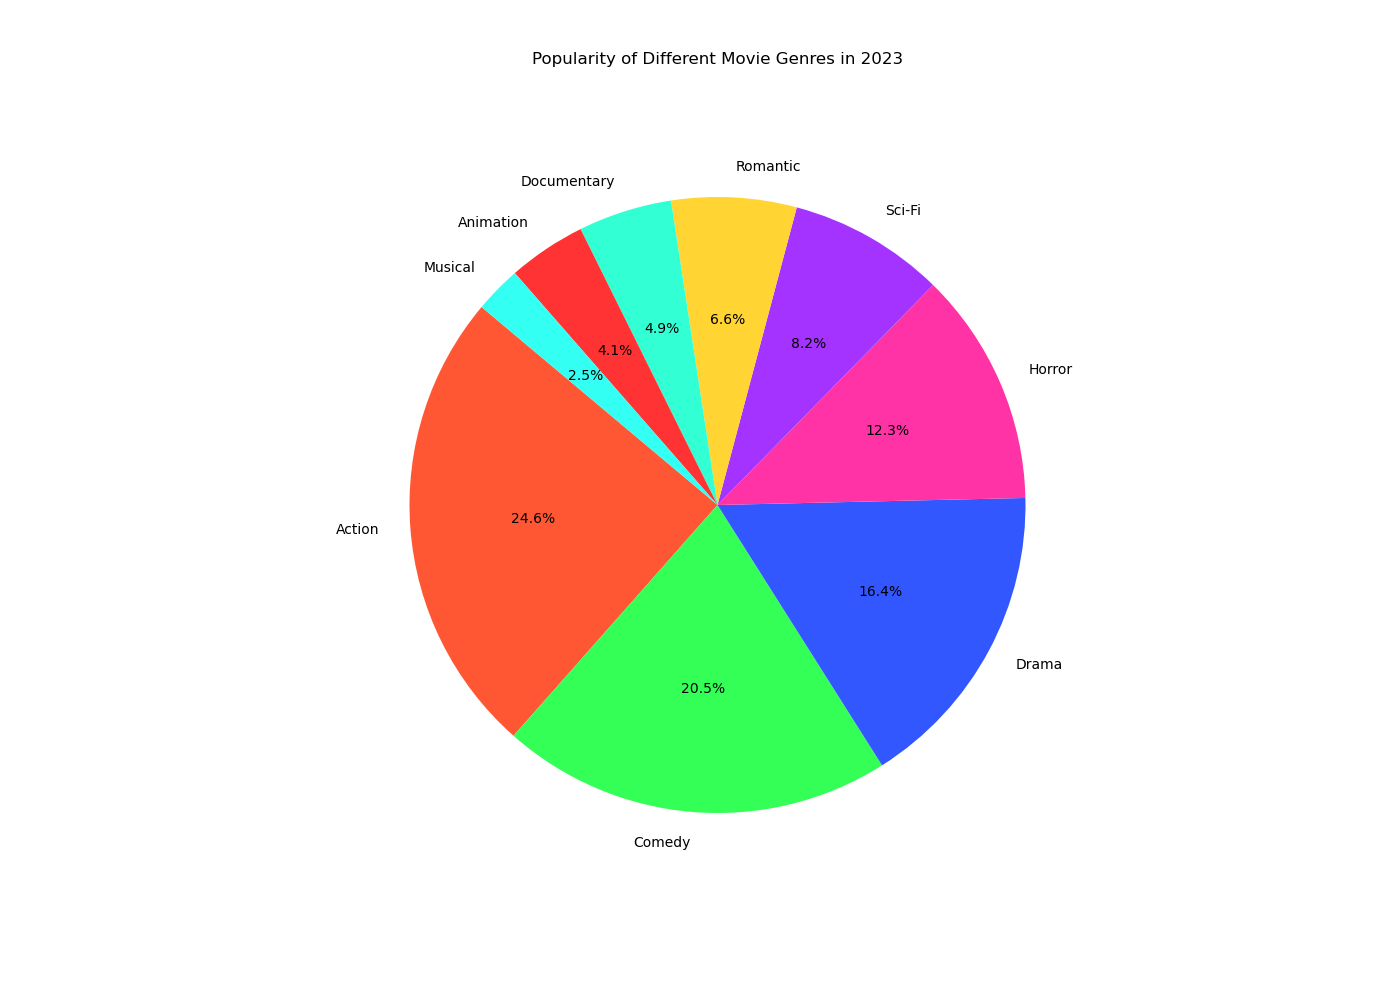

Source code (Python):

import matplotlib.pyplot as plt

# Data
genres = [
    "Action", 
    "Comedy", 
    "Drama", 
    "Horror", 
    "Sci-Fi", 
    "Romantic", 
    "Documentary", 
    "Animation", 
    "Musical"
]
popularity = [300, 250, 200, 150, 100, 80, 60, 50, 30]

# Colors
colors = [
    "#FF5733",  # Action
    "#33FF57",  # Comedy
    "#3357FF",  # Drama
    "#FF33A5",  # Horror
    "#A533FF",  # Sci-Fi
    "#FFD433",  # Romantic
    "#33FFD4",  # Documentary
    "#FF3333",  # Animation
    "#33FFF2"   # Musical
]

# Create pie chart
plt.figure(figsize=(14, 10))  # width and height in inches
plt.pie(popularity, labels=genres, colors=colors, autopct='%1.1f%%', startangle=140)

# Chart title
plt.title('Popularity of Different Movie Genres in 2023', pad=40)

# Show plot
plt.show()
